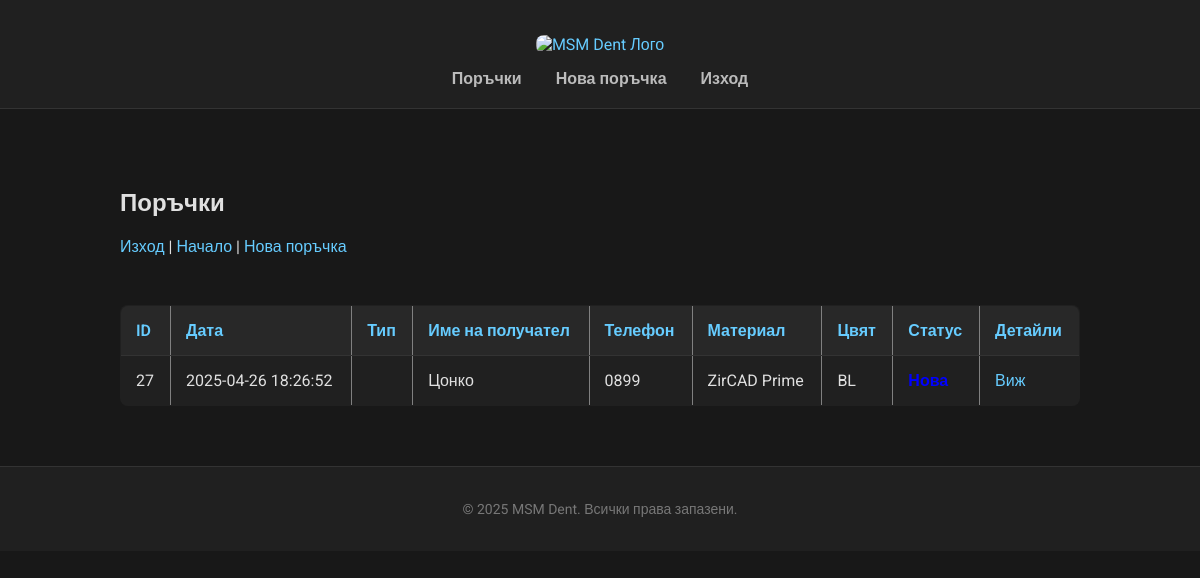
The app's page /orders/list.php (signed in), older data.
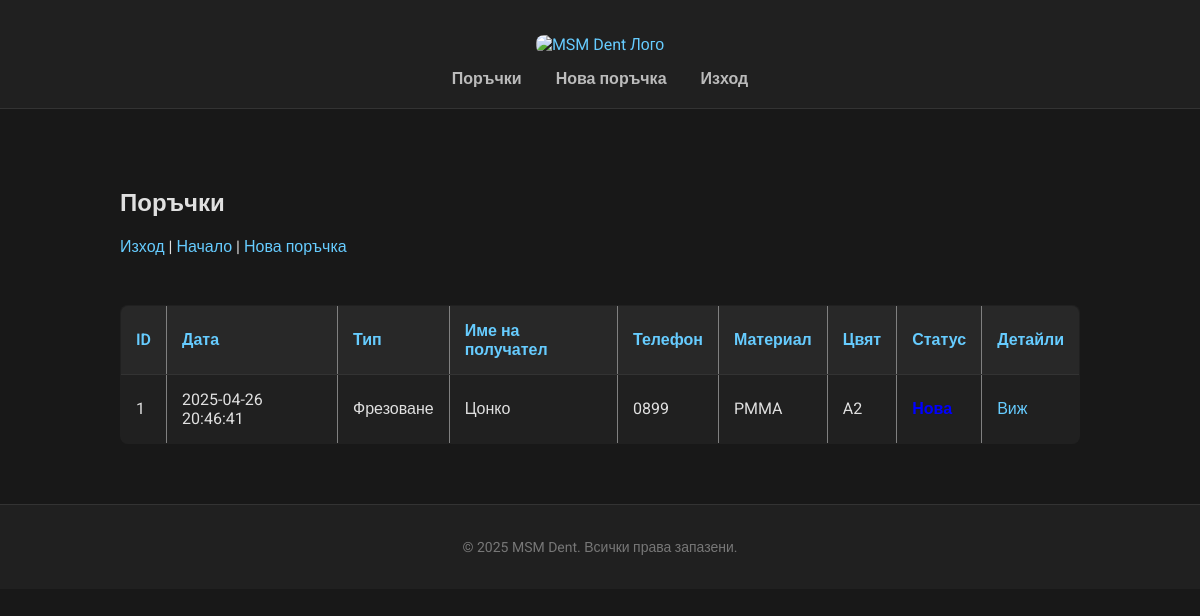
The same page, newer data.
### tables this page shows
CREATE TABLE orders (
    id INTEGER PRIMARY KEY AUTOINCREMENT,
    user_id INTEGER,
    date TEXT DEFAULT CURRENT_TIMESTAMP,
    order_type VARCHAR(255),
    quantity VARCHAR(255),
    modeling VARCHAR(255),
    material VARCHAR(255),
    color VARCHAR(255),
    delivery VARCHAR(255),
    recipient_name VARCHAR(255),
    recipient_phone VARCHAR(255),
    address TEXT,
    comment TEXT,
    status TEXT DEFAULT 'Нова',
    FOREIGN KEY(user_id) REFERENCES users(id)
);

### orders/list.php (the view, shortened to what this page needs)
<?php
include __DIR__ . '/../db.php';
$stmt = $db->prepare("SELECT role FROM users WHERE id = :id");
$stmt->bindValue(':id', $_SESSION['user_id'], SQLITE3_INTEGER);
$result = $stmt->execute();
$user = $result->fetchArray(SQLITE3_ASSOC);
$is_admin = ($user['role'] === 'admin');
include __DIR__ . '/../partials/header.php';
echo "<h2>Поръчки</h2>";
echo "<a href='../logout.php'>Изход</a> | <a href='../index.php'>Начало</a> | <a href='add.php'>Нова поръчка</a><br><br>";
if ($is_admin) {
    $query = "SELECT orders.*, users.email FROM orders JOIN users ON orders.user_id = users.id ORDER BY date DESC";
    $stmt = $db->prepare($query);
} else {
    $query = "SELECT * FROM orders WHERE user_id = :user_id ORDER BY date DESC";
    $stmt = $db->prepare($query);
    $stmt->bindValue(':user_id', $_SESSION['user_id'], SQLITE3_INTEGER);
}
$results = $stmt->execute();
echo "<table border='1' cellpadding='10' cellspacing='0'>
<tr>
    <th>ID</th>
    <th>Дата</th>
    <th>Тип</th>
    <th>Име на получател</th>
    <th>Телефон</th>
    <th>Материал</th>
    <th>Цвят</th>
    <th>Статус</th>";
echo "<th>Детайли</th></tr>";
while ($row = $results->fetchArray(SQLITE3_ASSOC)) {
    $status_color = match($row['status']) {
        'Нова' => 'blue',
        'Започната' => 'orange',
        'Готова' => 'green',
        default => 'black'
    };
    echo "<tr>";
    echo "<td>" . htmlspecialchars($row['id']) . "</td>";
    echo "<td>" . htmlspecialchars($row['date']) . "</td>";
    echo "<td>" . htmlspecialchars($row['order_type']) . "</td>";
    echo "<td>" . htmlspecialchars($row['recipient_name']) . "</td>";
    echo "<td>" . htmlspecialchars($row['recipient_phone']) . "</td>";
    echo "<td>" . htmlspecialchars($row['material']) . "</td>";
    echo "<td>" . htmlspecialchars($row['color']) . "</td>";
    echo "<td style='color: $status_color; font-weight: bold;'>" . htmlspecialchars($row['status']) . "</td>";
    echo "<td><a href='view.php?id=" . $row['id'] . "'>Виж</a></td>";
    echo "</tr>";
}
echo "</table>";
include __DIR__ . '/../partials/footer.php';
?>

### partials/header.php (shortened to what this page needs)
<!DOCTYPE html>
<html lang="bg">
<head>
    <link rel="stylesheet" href="/style.css">
</head>
<body>
<header>
    <?php $logo = 'https://play-lh.googleusercontent.com/cvEngLJvLd3PWYCxtHEtqFlz-0D8m2Ro4jU4EBJulSFUQ10_MxkGrtofWOvtxQk1pA'; ?>
    <a href="/"><img src="<?php echo $logo?>" alt="MSM Dent Лого" style="height: 200px; width:auto; vertical-align: middle;"></a>
    <?php if (isset($_SESSION['user_id'])): ?>
        <nav>
            <a href="/orders/list.php">Поръчки</a>
            <a href="/orders/add.php">Нова поръчка</a>
            <a href="/logout.php">Изход</a>
        </nav>
    <?php endif; ?>
</header>
<main>

### partials/footer.php
</main>
<footer>
    <p>© <?php echo date('Y'); ?> MSM Dent. Всички права запазени.</p>
</footer>
</body>
</html>

### style.css (style rules this page uses)
body { background-color: #181818; color: #e0e0e0; font-family: 'Roboto', sans-serif; margin: 0; padding: 0; }
main { max-width: 960px; margin: 40px auto; padding: 20px; }
header { background-color: #202020; padding: 20px; text-align: center; border-bottom: 1px solid #333; }
header img { height: 50px; }
nav { margin-top: 15px; }
nav a { color: #bbb; margin: 0 15px; text-decoration: none; font-weight: 600; font-size: 16px; transition: color 0.3s ease; }
footer { background-color: #202020; color: #777; text-align: center; padding: 20px; border-top: 1px solid #333; font-size: 14px; }
table { width: 100%; border-collapse: collapse; margin-top: 30px; background-color: #202020; border-radius: 8px; overflow: hidden; }
table th, table td { padding: 15px; text-align: left; border-bottom: 1px solid #333; }
table th { background-color: #282828; color: #66ccff; font-weight: 600; }
a { color: #66ccff; text-decoration: none; }
iframe, img { width: 100%; border-radius: 8px; margin-top: 15px; }

Row changes from the older to the newer data that the page shows:
removed orders: id "27", date "2025-04-26 18:26:52", recipient_name "Цонко", recipient_phone "0899", material "ZirCAD Prime", color "BL"
added orders: id "1", date "2025-04-26 20:46:41", order_type "Фрезоване", recipient_name "Цонко", recipient_phone "0899", material "PMMA", color "A2"
